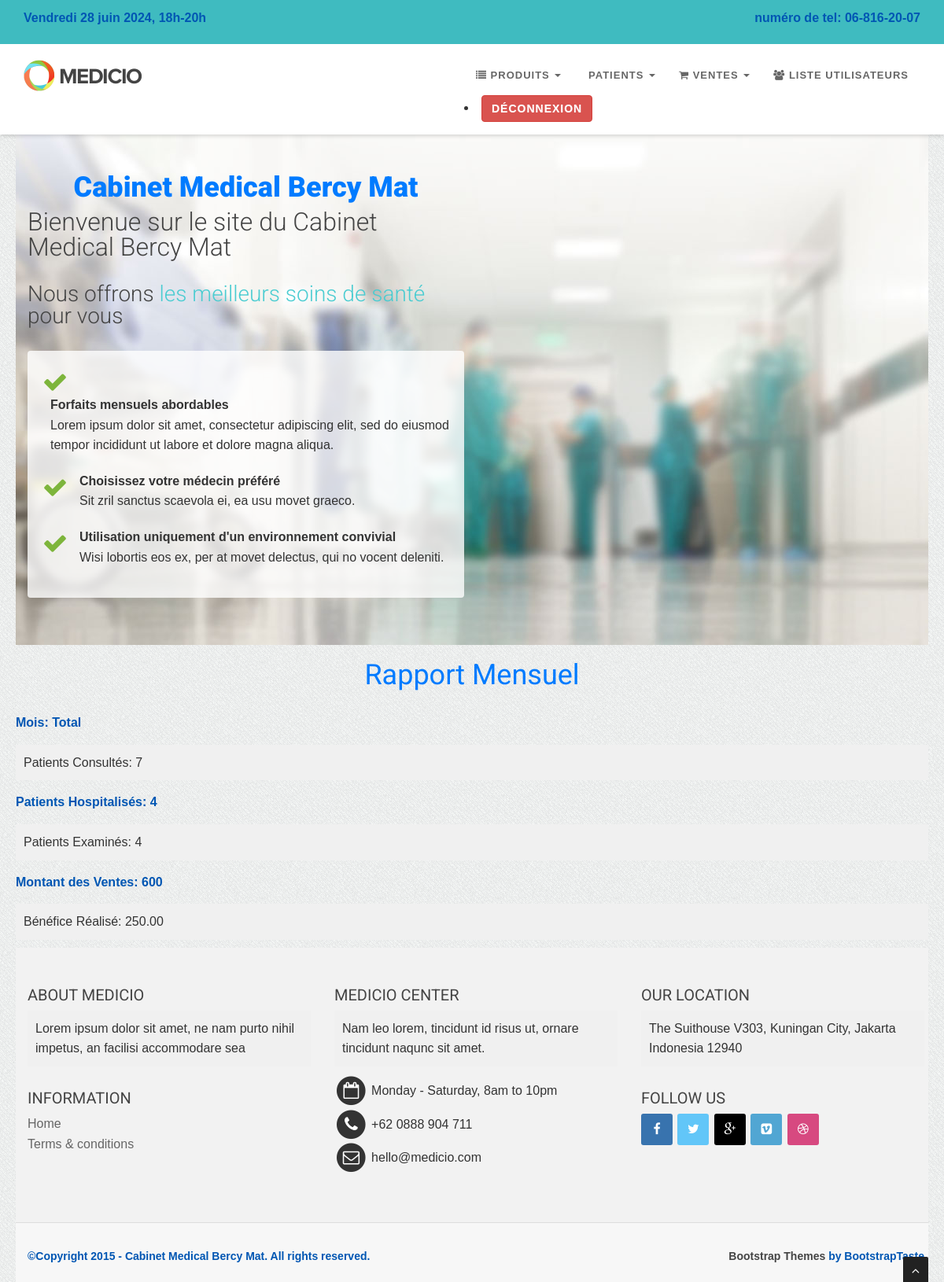
The page /rapport_mensuel/ on the database its author committed.
### clinik/models.py (models this page shows, shortened)
class RapportMensuel(models.Model):
    mois = models.CharField(max_length=7, unique=True)
    patients_consultes = models.IntegerField(default=0)
    patients_hospitalises = models.IntegerField(default=0)
    patients_examines = models.IntegerField(default=0)
    montant_ventes = models.DecimalField(max_digits=10, decimal_places=2, default=0)
    benefice_realise = models.DecimalField(max_digits=10, decimal_places=2, default=0)
    @classmethod
    def generer_rapport(cls):
        patients_consultes = Patient.objects.filter(a_consulte=True).count()
        patients_hospitalises = Patient.objects.filter(est_hospitalise=True).count()
        patients_examines = Patient.objects.filter(est_examine=True).count()
        ventes = Vente.objects.all()
        montant_ventes = ventes.aggregate(Sum('prix_de_vente'))['prix_de_vente__sum'] or Decimal('0.00')
        benefice_realise = sum(vente.calculer_benefice() for vente in ventes)
        rapport, created = cls.objects.get_or_create(
            mois="Total",
            defaults={
                'patients_consultes': patients_consultes,
                'patients_hospitalises': patients_hospitalises,
                'patients_examines': patients_examines,
                'montant_ventes': montant_ventes,
                'benefice_realise': benefice_realise,
            }
        )
        if not created:
            rapport.patients_consultes = patients_consultes
            rapport.patients_hospitalises = patients_hospitalises
            rapport.patients_examines = patients_examines
            rapport.montant_ventes = montant_ventes
            rapport.benefice_realise = benefice_realise
            rapport.save()
        return rapport, "Total"

### clinik/views.py (the view)
# urls.py: path('rapport_mensuel/', views.rapport_mensuel, name='rapport_mensuel'),
def rapport_mensuel(request):
    rapport, mois = RapportMensuel.generer_rapport()
    return render(request, 'rapport_mensuel.html', {'rapport': rapport, 'mois': mois})

### clinik/models.py (called while the page is built)
    def calculer_benefice(self):
        return self.prix_de_vente - self.prix_unitaire

### clinik/templates/rapport_mensuel.html (shortened to what this page needs)
{% extends "base.html" %}
{% block 'content' %}
</head>
<body>
    <h2>Rapport Mensuel</h2>
    <p>Mois: {{ rapport.mois }}</p>
    <p>Patients Consultés: {{ rapport.patients_consultes }}</p>
    <p>Patients Hospitalisés: {{ rapport.patients_hospitalises }}</p>
    <p>Patients Examinés: {{ rapport.patients_examines }}</p>
    <p>Montant des Ventes: {{ rapport.montant_ventes }}</p>
    <p>Bénéfice Réalisé: {{ rapport.benefice_realise }}</p>
    {% endblock 'content' %}

### static/css/style.css (style rules this page uses)
body { width: 100%; height: 100%; font-family: 'Open Sans', sans-serif; font-weight: 300; color: #666; background-color: #ddd; font-size: 16px; line-height: 1.6em; }
html { width: 100%; height: 100%; }
h2 { font-size: 36px; }
h1, h2, h3, h4, h5, h6 { margin: 0 0 30px; font-family: 'Roboto', sans-serif; font-weight: 400; color: #444; line-height: 1em; }
p { margin: 0 0 20px; }

### static/bodybg/bg1.css (style rules this page uses)
body { background: url(../img/bodybg/bg1.png) repeat left top; }

### clinik/templates/rapport_mensuel.html (style rules this page uses)
body { font-family: 'Arial', sans-serif; background-color: #f4f4f4; color: #333; margin: 0; padding: 20px; }
h2 { text-align: center; color: #007BFF; }
p { margin-bottom: 10px; }
p:nth-child(even) { background-color: #f0f0f0; padding: 10px; }
p:nth-child(odd) { font-weight: bold; color: #0056b3; }
p + p { margin-top: 15px; }

### rows shown on the page
RapportMensuel: mois "Total", patients_consultes "7", patients_hospitalises "4", patients_examines "4", montant_ventes "600", benefice_realise "250.00"
